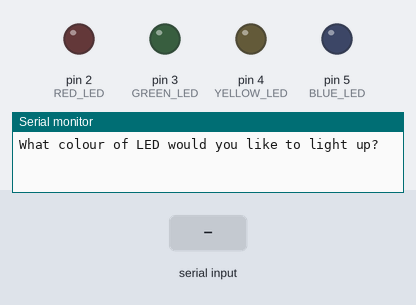
Bench run of a sketch on a simulated Arduino Uno, built with avr-gcc and run on an emulated ATmega328P. Parts: output pins drawn as LEDs (lit = HIGH), the last lines printed to the serial monitor. The test bench sets the inputs (shaded band).

Above: at 1.2 s.
1.3 s: "red" received over Serial
At 3.2 s:
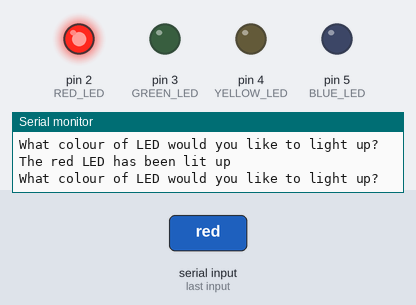
3.8 s: "green" received over Serial
At 5.1 s:
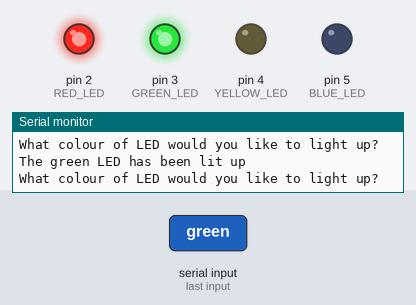
6.3 s: "yellow" received over Serial
At 8.2 s:
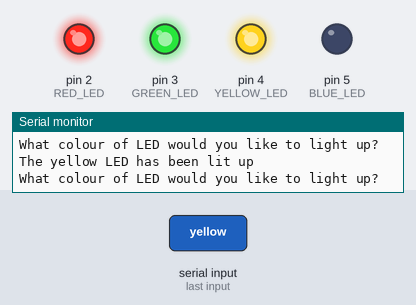
8.8 s: "blue" received over Serial
At 10.1 s:
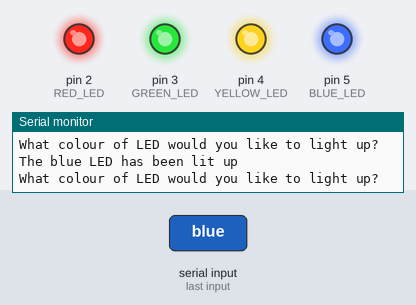
Timing chart, 0 to 11.8 s (numbered marks = the images above; inputs shaded):
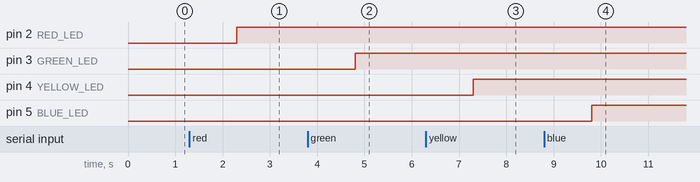

Measured:
- after the input at 1.3 s, pin 2 (RED_LED): LOW → HIGH after 1.0 s
- after the input at 3.8 s, pin 3 (GREEN_LED): LOW → HIGH after 1.0 s
- after the input at 6.3 s, pin 4 (YELLOW_LED): LOW → HIGH after 1.0 s
- after the input at 8.8 s, pin 5 (BLUE_LED): LOW → HIGH after 1.0 s

The sketch:

Ask_user_LED_colour.ino
```cpp
int RED_LED=2;
int GREEN_LED=3;
int YELLOW_LED=4;
int BLUE_LED=5;
String LED_COLOUR;
String msg="What colour of LED would you like to light up?";
String msg2=" LED has been lit up";
void setup() {
  // put your setup code here, to run once:
Serial.begin(9600);
pinMode(RED_LED,OUTPUT);
pinMode(GREEN_LED,OUTPUT);
pinMode(YELLOW_LED,OUTPUT);
pinMode(BLUE_LED,OUTPUT);
}

void loop() {
  // put your main code here, to run repeatedly:
Serial.println(msg);
while (Serial.available()==0){

}
LED_COLOUR=Serial.readString();
if (LED_COLOUR=="red"){
  digitalWrite(RED_LED,HIGH);
  Serial.print("The ");
  Serial.print(LED_COLOUR);
  Serial.println(msg2);
}
else if (LED_COLOUR=="green"){
  digitalWrite(GREEN_LED,HIGH);
  Serial.print("The ");
  Serial.print(LED_COLOUR);
  Serial.println(msg2);
}
else if (LED_COLOUR=="yellow"){
  digitalWrite(YELLOW_LED,HIGH);
  Serial.print("The ");
  Serial.print(LED_COLOUR);
  Serial.println(msg2);
}
else if (LED_COLOUR=="blue"){
  digitalWrite(BLUE_LED,HIGH);
  Serial.print("The ");
  Serial.print(LED_COLOUR);
  Serial.println(msg2);
}
else if (LED_COLOUR=="on"){
  digitalWrite(RED_LED,HIGH);
  digitalWrite(GREEN_LED,HIGH);
  digitalWrite(YELLOW_LED,HIGH);
  digitalWrite(BLUE_LED,HIGH);
  Serial.println("All the LED's have been turned on");
}
else if (LED_COLOUR=="off"){
  digitalWrite(RED_LED,LOW);
  digitalWrite(GREEN_LED,LOW);
  digitalWrite(YELLOW_LED,LOW);
  digitalWrite(BLUE_LED,LOW);
  Serial.println("All the LED's have been turned off");
}
else{
Serial.println("That is not a valid colour of LED");
}
}
```
